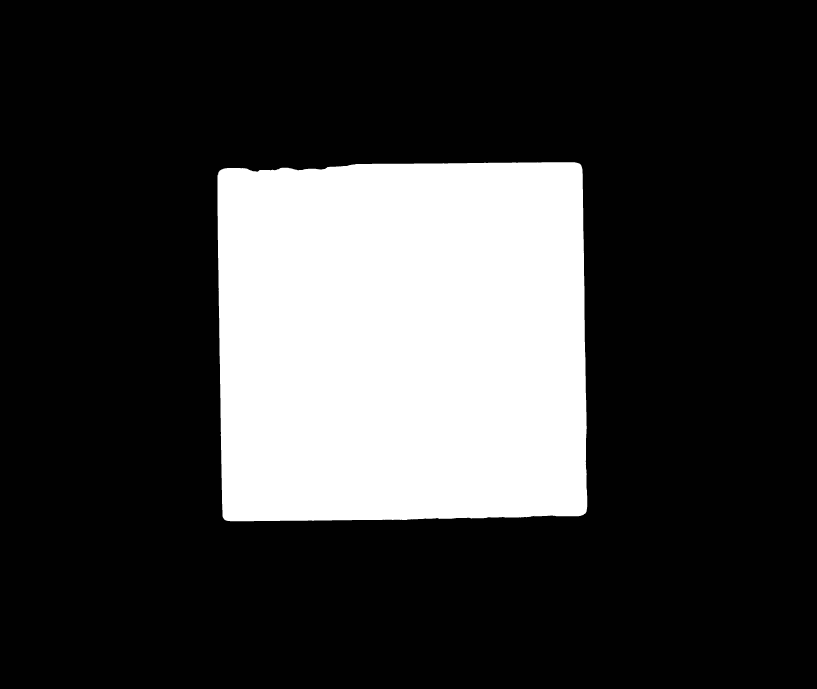
#> input picture wristaltered.jpg, 3268 x 2756 px, found by its file name (shown at 1/4 size)
$ python wristalteredmakeedges.py
#> lines starting #> are read from the running program, lines starting #| are printed output that depends on the picture; after the words box and inside, x2 and y2 are one past the last pixel; in counts of white or black regions, pixels touching at a corner belong together
import cv2
import matplotlib.pyplot as plt
import numpy as np


def condition(xs,ys):
    if(len(ys))==0:
        return True
    else:
        for i in range(len(ys)):
            if(abs(xs[0] - ys[i][0]) <= 800 and  abs(xs[1] - ys[i][1]) <= 8):
                return False
    return True
def near(a, b, rtol=1e-5, atol=1e-8):
    return abs(a - b) < (atol + rtol * abs(b))


# True if two lines cross, false if not
# should check that the three lines we found cross otherwise change threshold
def crosses(p1i, p1f, p2i, p2f):
    (x1, y1) = p1i
    (x2, y2) = p1f
    (v1, u1) = p2i
    (v2, u2) = p2f

    (a,b), (c,d) = (x2-x1, u1-u2), (y2-y1, v1-v2)
    e, f = u1-x1, v1-y1
    denom = float(a*d - b*c)
    if near(denom, 0):
        # parallel
        return False
    else:
        t = (e*d - b*f)/denom
        s = (a*f - e*c)/denom
        #return 0<=t<=1 and 0<=s<=1
        return t,s
def line_intersection(line1, line2):
    xdiff = (line1[0][0] - line1[1][0], line2[0][0] - line2[1][0])
    ydiff = (line1[0][1] - line1[1][1], line2[0][1] - line2[1][1]) #Typo was here

    def det(a, b):
        return a[0] * b[1] - a[1] * b[0]

    div = det(xdiff, ydiff)
    if div == 0:
       raise Exception('lines do not intersect')

    d = (det(*line1), det(*line2))
    x = det(d, xdiff) / div
    y = det(d, ydiff) / div
    return x, y


im = cv2.imread('wristaltered.jpg')
#> im is the input picture: shape (2756, 3268, 3); min 0, max 255, mean 59.3
edges = cv2.Canny(im,0,50,apertureSize = 3)
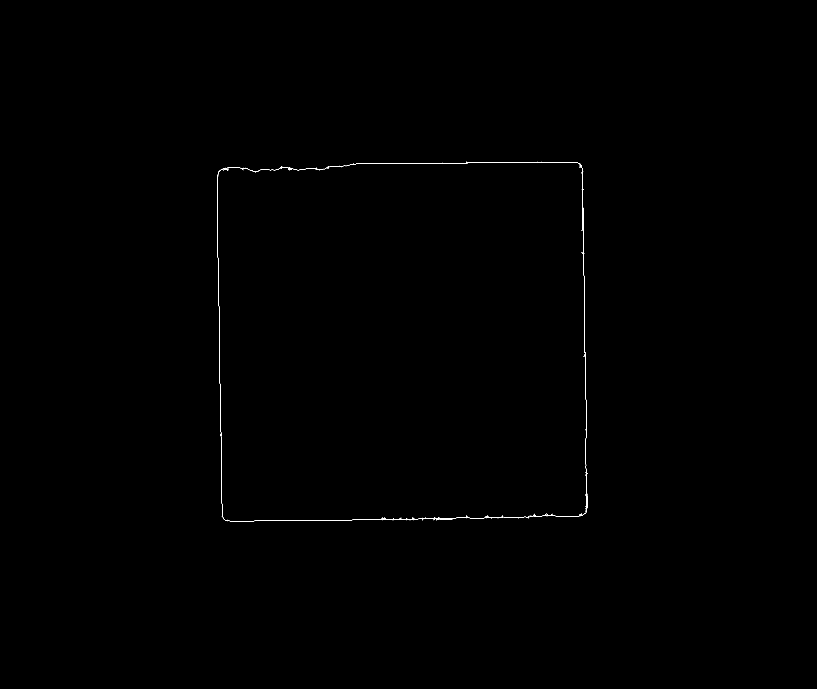
#> edges: shape (2756, 3268) (shown at 1/4 size); 0.07% white in thin lines or dots, all inside (x1, y1, x2, y2) = (869, 647, 2351, 2085)
cv2.imwrite('wristalterededge.jpg',edges)


lines = cv2.HoughLines(edges, 1, np.pi/180,200)
#> lines = [[-853, 3.12], [-2316, 3.12], [2103, 1.55], [2343, 0], [655, 1.57], [684, 1.55], [2101, 1.55], [2083, 1.57]]


# Plot lines on image
posi = []
posf = []
valid_lines = []

print(' Number of lines found : ', len(lines))
#|  Number of lines found :  8

if 0==0:

    for line in lines:
        if condition(line[0],valid_lines):
            valid_lines.append(line[0].tolist())
#> this loop made 8 passes
#> after the loop, valid_lines = [[-853, 3.12], [-2316, 3.12], [2103, 1.55], [655, 1.57]]

    print('Number of distinct lines found : ',len(valid_lines))
#| Number of distinct lines found :  4

    for line in valid_lines:
        rho = line[0]
        theta = line[1]
        a = np.cos(theta)
        b = np.sin(theta)
        x0 = a*rho
        y0 = b*rho
        x1 = int(x0 + 1000*(-b))
        y1 = int(y0 + 1000*(a))
        posi.append((x1,y1))
        x2 = int(x0 - 1000*(-b))
        y2 = int(y0 - 1000*(a))
        posf.append((x2,y2))
        cv2.line(im,(x1,y1),(x2,y2),(0,0,255),8)
#> this loop made 4 passes
#> (rho, theta, a, b, x0, y0, x1, y1) on passes 1 to 4: (-853, 3.12, -1, 0.0175, 852.9, -14.89, 835, -1014), (-2316, 3.12, -1, 0.0175, 2315.6, -40.42, 2298, -1040), (2103, 1.55, 0.0175, 1, 36.7, 2102.7, -963, 2120), (655, 1.57, -4.37e-08, 1, -2.86e-05, 655, -1000, 654)
#> after the loop, posf = [(870, 984), (2333, 959), (1036, 2085), (999, 655)]; posi = [(835, -1014), (2298, -1040), (-963, 2120), (-1000, 654)]


   # Save image
    pxs = []
    pys = []
    for i in range(len(posi)):
        for j in range(i+1, len(posi)):
            px,py = line_intersection([posi[i],posf[i]],[posi[j],posf[j]])
            pxs.append(int(px))
            pys.append(int(py))
#> this loop made 4 passes
#> after the loop, pxs = [2926282, 889, 864, 2352, 2327, 80439]; pys = [167000217, 2087, 654, 2061, 655, 694]
            #cv2.circle(im,(int(px),int(py)),300, (0,255,0),2 )

    cv2.rectangle(im,(pxs[0],pys[0]),(pxs[1],pys[1]),(0,255,0),3)
    plt.imshow(im)
    plt.show()
    cv2.imwrite('wristalteredrec.jpg',im)


else:
    print ("length of lines is 0")

$ run again, with Wrist.jpg copied over wristaltered.jpg
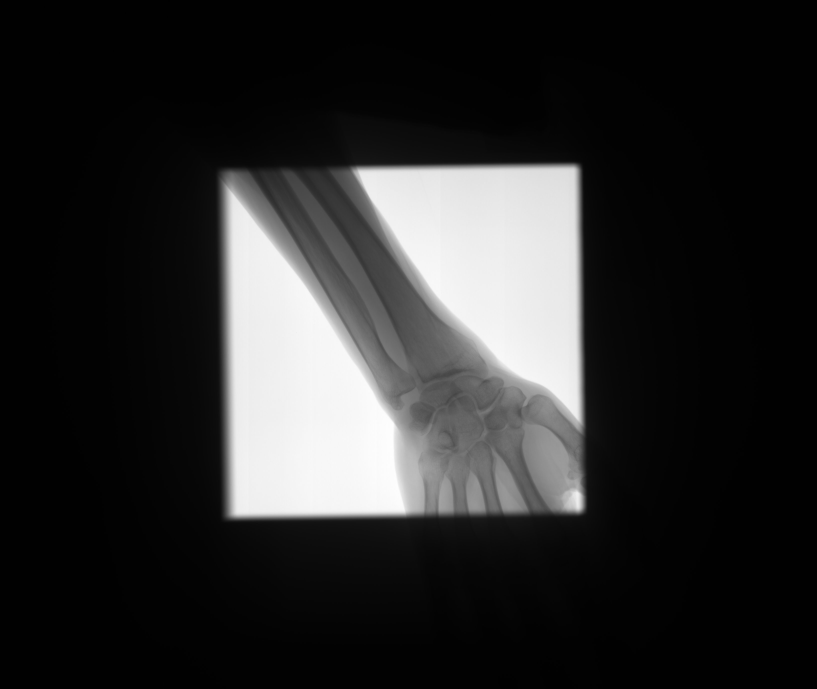
#> input picture Wrist.jpg, 3268 x 2756 px, found by its file name (shown at 1/4 size)
#> im is the input picture: shape (2756, 3268, 3); min 0, max 255, mean 43.5
#> `edges = cv2.Canny(im,0,50,apertureSize = 3)`:
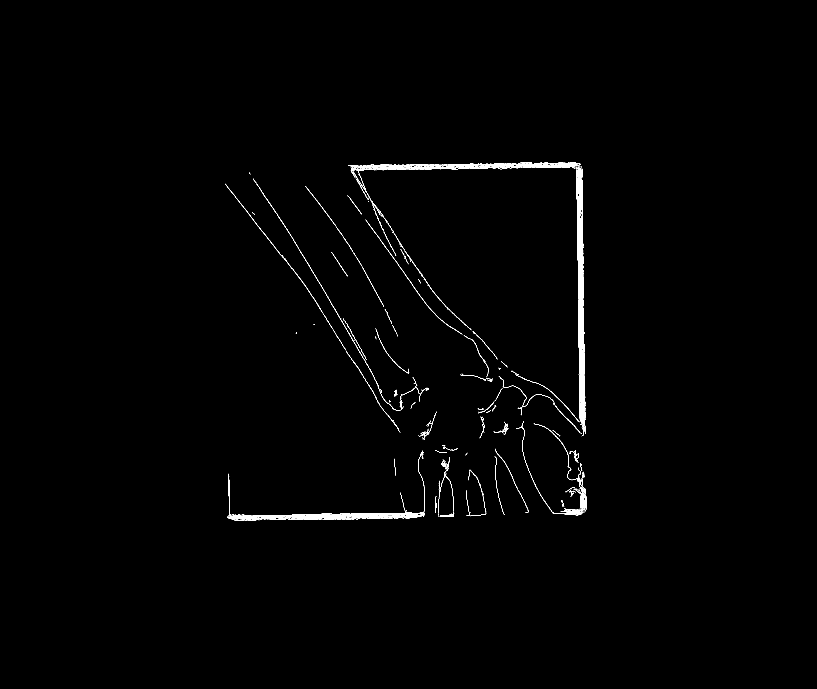
#> edges: shape (2756, 3268) (shown at 1/4 size); 0.39% white in thin lines or dots, all inside (x1, y1, x2, y2) = (900, 648, 2347, 2083)
#> lines = 97 rows, first 8: [2325, 0], [2317, 0], [2330, 0], [2322, 0], [2333, 0], [2314, 0], [662, 1.57], [2067, 1.57]
#|  Number of lines found :  97
#> the loop `for line in lines:` made 97 passes
#> after the loop `for line in lines:`: valid_lines = [[2325, 0], [662, 1.57], [-2303, 3.12], [-257, 2.48]]
#| Number of distinct lines found :  4
#> the loop `for line in valid_lines:` made 4 passes
#> (rho, theta, a, b, x0, y0, x1, y1) on passes 1 to 4: (2325, 0, 1, 0, 2325, 0, 2325, 1000), (662, 1.57, -4.37e-08, 1, -2.89e-05, 662, -1000, 661), (-2303, 3.12, -1, 0.0175, 2302.6, -40.19, 2285, -1040), (-257, 2.48, -0.788, 0.616, 202.5, -158.2, -413, -946)
#> after the loop `for line in valid_lines:`: posf = [(2325, -1000), (999, 662), (2320, 959), (818, 629)]; posi = [(2325, 1000), (-1000, 661), (2285, -1040), (-413, -946)]
#> the loop `for i in range(len(posi)):` made 4 passes
#> after the loop `for i in range(len(posi)):`: pxs = [2325, 2325, 2325, 2314, 843, 2348]; pys = [662, 1244, 2557, 662, 661, 2587]
